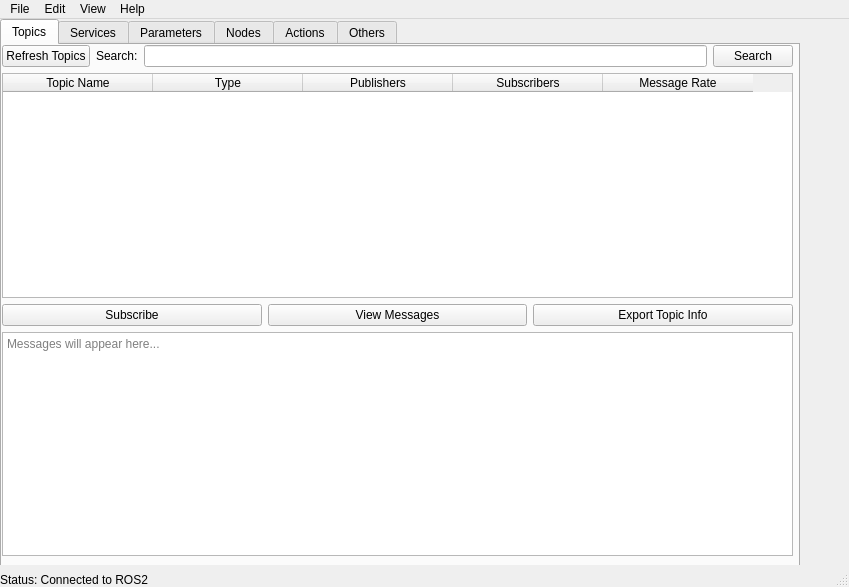
<?xml version="1.0" encoding="UTF-8"?>
<ui version="4.0">
 <class>mainWindow</class>
 <widget class="QMainWindow" name="mainWindow">
  <property name="geometry">
   <rect>
    <x>0</x>
    <y>0</y>
    <width>849</width>
    <height>587</height>
   </rect>
  </property>
  <property name="windowTitle">
   <string>ROS GUI</string>
  </property>
  <widget class="QWidget" name="centralwidget">
   <widget class="QTabWidget" name="tabWidget">
    <property name="geometry">
     <rect>
      <x>0</x>
      <y>0</y>
      <width>800</width>
      <height>700</height>
     </rect>
    </property>
    <property name="tabPosition">
     <enum>QTabWidget::North</enum>
    </property>
    <property name="currentIndex">
     <number>0</number>
    </property>
    <widget class="QWidget" name="tabTopics">
     <attribute name="title">
      <string>Topics</string>
     </attribute>
     <widget class="QWidget" name="widgetTopics">
      <property name="geometry">
       <rect>
        <x>0</x>
        <y>0</y>
        <width>791</width>
        <height>511</height>
       </rect>
      </property>
      <layout class="QVBoxLayout" name="verticalLayoutTopics">
       <item>
        <layout class="QHBoxLayout" name="horizontalLayoutTopicsTop">
         <item>
          <widget class="QPushButton" name="btnRefreshTopics">
           <property name="text">
            <string>Refresh Topics</string>
           </property>
          </widget>
         </item>
         <item>
          <widget class="QLabel" name="labelSearchTopics">
           <property name="text">
            <string>Search:</string>
           </property>
          </widget>
         </item>
         <item>
          <widget class="QLineEdit" name="lineEditSearchTopics"/>
         </item>
         <item>
          <widget class="QPushButton" name="btnSearchTopics">
           <property name="text">
            <string>Search</string>
           </property>
          </widget>
         </item>
        </layout>
       </item>
       <item>
        <widget class="QTableWidget" name="tableTopics">
         <property name="sizePolicy">
          <sizepolicy hsizetype="Expanding" vsizetype="Expanding">
           <horstretch>0</horstretch>
           <verstretch>0</verstretch>
          </sizepolicy>
         </property>
         <attribute name="horizontalHeaderDefaultSectionSize">
          <number>150</number>
         </attribute>
         <column>
          <property name="text">
           <string>Topic Name</string>
          </property>
         </column>
         <column>
          <property name="text">
           <string>Type</string>
          </property>
         </column>
         <column>
          <property name="text">
           <string>Publishers</string>
          </property>
         </column>
         <column>
          <property name="text">
           <string>Subscribers</string>
          </property>
         </column>
         <column>
          <property name="text">
           <string>Message Rate</string>
          </property>
         </column>
        </widget>
       </item>
       <item>
        <layout class="QHBoxLayout" name="horizontalLayoutTopicsBottom">
         <item>
          <widget class="QPushButton" name="btnSubscribe">
           <property name="text">
            <string>Subscribe</string>
           </property>
          </widget>
         </item>
         <item>
          <widget class="QPushButton" name="btnViewMessages">
           <property name="text">
            <string>View Messages</string>
           </property>
          </widget>
         </item>
         <item>
          <widget class="QPushButton" name="btnExportTopicInfo">
           <property name="text">
            <string>Export Topic Info</string>
           </property>
          </widget>
         </item>
        </layout>
       </item>
       <item>
        <widget class="QTextEdit" name="textEditMessageViewer">
         <property name="readOnly">
          <bool>true</bool>
         </property>
         <property name="placeholderText">
          <string>Messages will appear here...</string>
         </property>
        </widget>
       </item>
      </layout>
     </widget>
    </widget>
    <widget class="QWidget" name="tabServices">
     <attribute name="title">
      <string>Services</string>
     </attribute>
     <widget class="QWidget" name="widgetServices">
      <property name="geometry">
       <rect>
        <x>0</x>
        <y>0</y>
        <width>791</width>
        <height>501</height>
       </rect>
      </property>
      <layout class="QVBoxLayout" name="verticalLayoutServices">
       <item>
        <layout class="QHBoxLayout" name="horizontalLayoutCallService">
         <item>
          <widget class="QLabel" name="labelServiceName">
           <property name="text">
            <string>Service Name:</string>
           </property>
          </widget>
         </item>
         <item>
          <widget class="QLineEdit" name="lineEditServiceName">
           <property name="placeholderText">
            <string>Enter service name (e.g., /rosapi/get_param)</string>
           </property>
          </widget>
         </item>
         <item>
          <widget class="QLabel" name="labelServiceRequest">
           <property name="text">
            <string>Request Data (JSON):</string>
           </property>
          </widget>
         </item>
         <item>
          <widget class="QLineEdit" name="lineEditServiceRequest">
           <property name="placeholderText">
            <string>Enter request data in JSON format</string>
           </property>
          </widget>
         </item>
         <item>
          <widget class="QPushButton" name="btnCallServiceConfirm">
           <property name="text">
            <string>Call Service</string>
           </property>
          </widget>
         </item>
        </layout>
       </item>
       <item>
        <layout class="QHBoxLayout" name="horizontalLayoutServicesTop">
         <item>
          <widget class="QPushButton" name="btnRefreshServices">
           <property name="text">
            <string>Refresh Services</string>
           </property>
          </widget>
         </item>
         <item>
          <widget class="QLabel" name="labelSearchServices">
           <property name="text">
            <string>Search:</string>
           </property>
          </widget>
         </item>
         <item>
          <widget class="QLineEdit" name="lineEditSearchServices"/>
         </item>
         <item>
          <widget class="QPushButton" name="btnSearchServices">
           <property name="text">
            <string>Search</string>
           </property>
          </widget>
         </item>
        </layout>
       </item>
       <item>
        <widget class="QTableWidget" name="tableServices">
         <property name="sizePolicy">
          <sizepolicy hsizetype="Expanding" vsizetype="Expanding">
           <horstretch>0</horstretch>
           <verstretch>0</verstretch>
          </sizepolicy>
         </property>
         <property name="maximumSize">
          <size>
           <width>16777215</width>
           <height>400</height>
          </size>
         </property>
         <attribute name="horizontalHeaderCascadingSectionResizes">
          <bool>false</bool>
         </attribute>
         <attribute name="horizontalHeaderMinimumSectionSize">
          <number>57</number>
         </attribute>
         <attribute name="horizontalHeaderDefaultSectionSize">
          <number>200</number>
         </attribute>
         <attribute name="horizontalHeaderHighlightSections">
          <bool>true</bool>
         </attribute>
         <column>
          <property name="text">
           <string>Service Name</string>
          </property>
          <property name="font">
           <font>
            <pointsize>11</pointsize>
           </font>
          </property>
         </column>
         <column>
          <property name="text">
           <string>Type</string>
          </property>
         </column>
         <column>
          <property name="text">
           <string>Providers</string>
          </property>
         </column>
        </widget>
       </item>
       <item>
        <layout class="QHBoxLayout" name="horizontalLayoutServicesBottom">
         <item>
          <widget class="QPushButton" name="btnViewServiceDetails">
           <property name="text">
            <string>View Service Details</string>
           </property>
          </widget>
         </item>
         <item>
          <widget class="QPushButton" name="btnExportServiceInfo">
           <property name="text">
            <string>Export Service Info</string>
           </property>
          </widget>
         </item>
        </layout>
       </item>
       <item>
        <widget class="QTextEdit" name="textEditServicesDeteailsViewer">
         <property name="readOnly">
          <bool>true</bool>
         </property>
         <property name="placeholderText">
          <string>Services Details will appear here...</string>
         </property>
        </widget>
       </item>
      </layout>
     </widget>
    </widget>
    <widget class="QWidget" name="tabParameters">
     <attribute name="title">
      <string>Parameters</string>
     </attribute>
     <widget class="QWidget" name="widgetParameters">
      <property name="geometry">
       <rect>
        <x>0</x>
        <y>0</y>
        <width>781</width>
        <height>501</height>
       </rect>
      </property>
      <layout class="QVBoxLayout" name="verticalLayoutParameters">
       <item>
        <layout class="QHBoxLayout" name="horizontalLayoutAddParameter">
         <item>
          <widget class="QLabel" name="labelParamName">
           <property name="text">
            <string>Parameter Name:</string>
           </property>
          </widget>
         </item>
         <item>
          <widget class="QLineEdit" name="lineEditParamName">
           <property name="placeholderText">
            <string>Enter parameter name</string>
           </property>
          </widget>
         </item>
         <item>
          <widget class="QLabel" name="labelParamValue">
           <property name="text">
            <string>Value:</string>
           </property>
          </widget>
         </item>
         <item>
          <widget class="QLineEdit" name="lineEditParamValue">
           <property name="placeholderText">
            <string>Enter parameter value</string>
           </property>
          </widget>
         </item>
         <item>
          <widget class="QLabel" name="labelParamType">
           <property name="text">
            <string>Type:</string>
           </property>
          </widget>
         </item>
         <item>
          <widget class="QComboBox" name="comboBoxParamType">
           <item>
            <property name="text">
             <string>string</string>
            </property>
           </item>
           <item>
            <property name="text">
             <string>integer</string>
            </property>
           </item>
           <item>
            <property name="text">
             <string>double</string>
            </property>
           </item>
           <item>
            <property name="text">
             <string>boolean</string>
            </property>
           </item>
          </widget>
         </item>
         <item>
          <widget class="QPushButton" name="btnAddParameterConfirm">
           <property name="text">
            <string>Add Parameter</string>
           </property>
          </widget>
         </item>
        </layout>
       </item>
       <item>
        <layout class="QHBoxLayout" name="horizontalLayoutParametersTop">
         <item>
          <widget class="QPushButton" name="btnRefreshParameters">
           <property name="text">
            <string>Refresh Parameters</string>
           </property>
          </widget>
         </item>
         <item>
          <widget class="QLabel" name="labelSearchParameters">
           <property name="text">
            <string>Search:</string>
           </property>
          </widget>
         </item>
         <item>
          <widget class="QLineEdit" name="lineEditSearchParameters"/>
         </item>
         <item>
          <widget class="QPushButton" name="btnSearchParameters">
           <property name="text">
            <string>Search</string>
           </property>
          </widget>
         </item>
        </layout>
       </item>
       <item>
        <widget class="QTableWidget" name="tableParameters">
         <property name="sizePolicy">
          <sizepolicy hsizetype="Expanding" vsizetype="Expanding">
           <horstretch>0</horstretch>
           <verstretch>0</verstretch>
          </sizepolicy>
         </property>
         <attribute name="horizontalHeaderDefaultSectionSize">
          <number>200</number>
         </attribute>
         <column>
          <property name="text">
           <string>Parameter Name</string>
          </property>
         </column>
         <column>
          <property name="text">
           <string>Value</string>
          </property>
         </column>
         <column>
          <property name="text">
           <string>Type</string>
          </property>
         </column>
        </widget>
       </item>
       <item>
        <layout class="QHBoxLayout" name="horizontalLayoutParametersBottom">
         <item>
          <widget class="QPushButton" name="btnEditParameter">
           <property name="text">
            <string>Edit Parameter</string>
           </property>
          </widget>
         </item>
         <item>
          <widget class="QPushButton" name="btnDeleteParameter">
           <property name="text">
            <string>Delete Parameter</string>
           </property>
          </widget>
         </item>
        </layout>
       </item>
      </layout>
     </widget>
    </widget>
    <widget class="QWidget" name="tabNodes">
     <attribute name="title">
      <string>Nodes</string>
     </attribute>
     <widget class="QWidget" name="widgetNodes">
      <property name="geometry">
       <rect>
        <x>0</x>
        <y>0</y>
        <width>781</width>
        <height>501</height>
       </rect>
      </property>
      <layout class="QVBoxLayout" name="verticalLayoutNodes">
       <item>
        <layout class="QHBoxLayout" name="horizontalLayoutNodesTop">
         <item>
          <widget class="QPushButton" name="btnRefreshNodes">
           <property name="text">
            <string>Refresh Nodes</string>
           </property>
          </widget>
         </item>
        </layout>
       </item>
       <item>
        <widget class="QTableWidget" name="tableNodes">
         <property name="sizePolicy">
          <sizepolicy hsizetype="Expanding" vsizetype="Expanding">
           <horstretch>0</horstretch>
           <verstretch>0</verstretch>
          </sizepolicy>
         </property>
         <attribute name="horizontalHeaderDefaultSectionSize">
          <number>150</number>
         </attribute>
         <column>
          <property name="text">
           <string>Node Name</string>
          </property>
         </column>
         <column>
          <property name="text">
           <string>Namespace</string>
          </property>
         </column>
         <column>
          <property name="text">
           <string>Actions</string>
          </property>
         </column>
        </widget>
       </item>
      </layout>
     </widget>
    </widget>
    <widget class="QWidget" name="tabActions">
     <attribute name="title">
      <string>Actions</string>
     </attribute>
     <widget class="QWidget" name="widgetActions">
      <property name="geometry">
       <rect>
        <x>0</x>
        <y>0</y>
        <width>781</width>
        <height>501</height>
       </rect>
      </property>
      <layout class="QVBoxLayout" name="verticalLayoutActions">
       <item>
        <layout class="QHBoxLayout" name="horizontalLayoutActionGoal">
         <item>
          <widget class="QLabel" name="labelActionServerName">
           <property name="text">
            <string>Action Server Name:</string>
           </property>
          </widget>
         </item>
         <item>
          <widget class="QLineEdit" name="lineEditActionServerName">
           <property name="placeholderText">
            <string>Enter action server name (e.g., /action_server)</string>
           </property>
          </widget>
         </item>
         <item>
          <widget class="QLabel" name="labelGoalData">
           <property name="text">
            <string>Goal Data (JSON):</string>
           </property>
          </widget>
         </item>
         <item>
          <widget class="QLineEdit" name="lineEditGoalData">
           <property name="placeholderText">
            <string>Enter goal data in JSON format</string>
           </property>
          </widget>
         </item>
         <item>
          <widget class="QPushButton" name="btnSendGoalConfirm">
           <property name="text">
            <string>Send Goal</string>
           </property>
          </widget>
         </item>
        </layout>
       </item>
       <item>
        <layout class="QHBoxLayout" name="horizontalLayoutActionsTop">
         <item>
          <widget class="QPushButton" name="btnRefreshActions">
           <property name="text">
            <string>Refresh Actions</string>
           </property>
          </widget>
         </item>
         <item>
          <widget class="QLabel" name="labelSearchActions">
           <property name="text">
            <string>Search:</string>
           </property>
          </widget>
         </item>
         <item>
          <widget class="QLineEdit" name="lineEditSearchActions"/>
         </item>
         <item>
          <widget class="QPushButton" name="btnSearchActions">
           <property name="text">
            <string>Search</string>
           </property>
          </widget>
         </item>
        </layout>
       </item>
       <item>
        <widget class="QTableWidget" name="tableActions">
         <property name="sizePolicy">
          <sizepolicy hsizetype="Expanding" vsizetype="Expanding">
           <horstretch>0</horstretch>
           <verstretch>0</verstretch>
          </sizepolicy>
         </property>
         <attribute name="horizontalHeaderDefaultSectionSize">
          <number>200</number>
         </attribute>
         <column>
          <property name="text">
           <string>Action Server Name</string>
          </property>
         </column>
         <column>
          <property name="text">
           <string>Action Type</string>
          </property>
         </column>
         <column>
          <property name="text">
           <string>Providers</string>
          </property>
         </column>
        </widget>
       </item>
       <item>
        <layout class="QHBoxLayout" name="horizontalLayoutActionsBottom">
         <item>
          <widget class="QPushButton" name="btnViewActionDetails">
           <property name="text">
            <string>View Action Details</string>
           </property>
          </widget>
         </item>
        </layout>
       </item>
       <item>
        <widget class="QTextEdit" name="textEditActionDetailsViewer">
         <property name="readOnly">
          <bool>true</bool>
         </property>
         <property name="placeholderText">
          <string>Action Details will appear here...</string>
         </property>
        </widget>
       </item>
      </layout>
     </widget>
    </widget>
    <widget class="QWidget" name="tabOthers">
     <attribute name="title">
      <string>Others</string>
     </attribute>
     <widget class="QWidget" name="widgetOthers">
      <property name="geometry">
       <rect>
        <x>0</x>
        <y>0</y>
        <width>681</width>
        <height>71</height>
       </rect>
      </property>
      <layout class="QVBoxLayout" name="verticalLayoutOthers">
       <item>
        <layout class="QHBoxLayout" name="horizontalLayoutGetTime">
         <item>
          <widget class="QPushButton" name="btnGetTime">
           <property name="text">
            <string>Get Time</string>
           </property>
          </widget>
         </item>
         <item>
          <widget class="QLabel" name="labelCurrentTime">
           <property name="text">
            <string>Current ROS Time:</string>
           </property>
          </widget>
         </item>
         <item>
          <widget class="QLineEdit" name="lineEditCurrentTime">
           <property name="readOnly">
            <bool>true</bool>
           </property>
          </widget>
         </item>
        </layout>
       </item>
       <item>
        <layout class="QHBoxLayout" name="horizontalLayoutGetROSVersion">
         <item>
          <widget class="QPushButton" name="btnGetROSVersion">
           <property name="text">
            <string>Get ROS Version</string>
           </property>
          </widget>
         </item>
         <item>
          <widget class="QLabel" name="labelROSVersion">
           <property name="text">
            <string>ROS Version:</string>
           </property>
          </widget>
         </item>
         <item>
          <widget class="QLineEdit" name="lineEditROSVersion">
           <property name="readOnly">
            <bool>true</bool>
           </property>
          </widget>
         </item>
         <item>
          <widget class="QLabel" name="labelROSDistro">
           <property name="text">
            <string>ROS Distro:</string>
           </property>
          </widget>
         </item>
         <item>
          <widget class="QLineEdit" name="lineEditROSDistro">
           <property name="readOnly">
            <bool>true</bool>
           </property>
          </widget>
         </item>
        </layout>
       </item>
      </layout>
     </widget>
    </widget>
   </widget>
  </widget>
  <widget class="QMenuBar" name="menuBar">
   <property name="geometry">
    <rect>
     <x>0</x>
     <y>0</y>
     <width>849</width>
     <height>22</height>
    </rect>
   </property>
   <widget class="QMenu" name="menuFile">
    <property name="title">
     <string>File</string>
    </property>
   </widget>
   <widget class="QMenu" name="menuEdit">
    <property name="title">
     <string>Edit</string>
    </property>
   </widget>
   <widget class="QMenu" name="menuView">
    <property name="title">
     <string>View</string>
    </property>
   </widget>
   <widget class="QMenu" name="menuHelp">
    <property name="title">
     <string>Help</string>
    </property>
   </widget>
   <addaction name="menuFile"/>
   <addaction name="menuEdit"/>
   <addaction name="menuView"/>
   <addaction name="menuHelp"/>
  </widget>
  <widget class="QStatusBar" name="statusBar">
   <widget class="QLabel" name="labelStatus">
    <property name="geometry">
     <rect>
      <x>0</x>
      <y>0</y>
      <width>391</width>
      <height>30</height>
     </rect>
    </property>
    <property name="text">
     <string>Status: Connected to ROS2</string>
    </property>
   </widget>
  </widget>
 </widget>
 <resources/>
 <connections/>
</ui>
